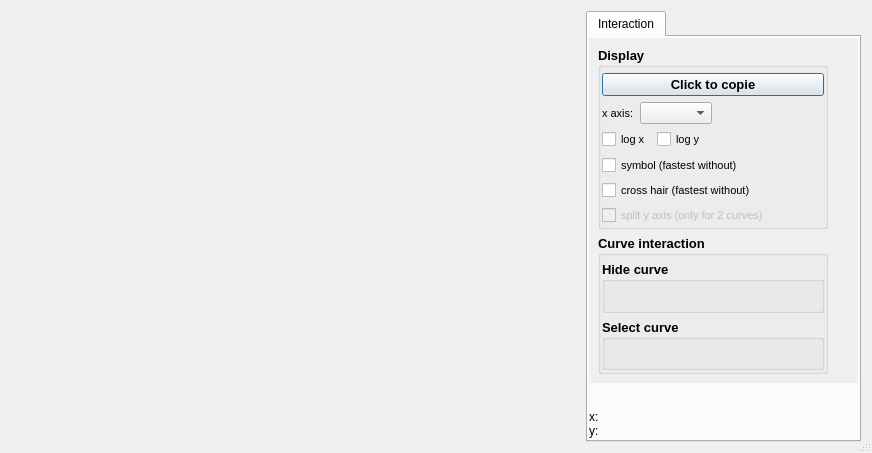
<?xml version="1.0" encoding="UTF-8"?>
<ui version="4.0">
 <class>Dialog</class>
 <widget class="QDialog" name="Dialog">
  <property name="windowModality">
   <enum>Qt::NonModal</enum>
  </property>
  <property name="enabled">
   <bool>true</bool>
  </property>
  <property name="geometry">
   <rect>
    <x>0</x>
    <y>0</y>
    <width>872</width>
    <height>453</height>
   </rect>
  </property>
  <property name="windowTitle">
   <string>Dialog</string>
  </property>
  <property name="sizeGripEnabled">
   <bool>true</bool>
  </property>
  <property name="modal">
   <bool>false</bool>
  </property>
  <layout class="QHBoxLayout" name="horizontalLayout_2">
   <item>
    <layout class="QHBoxLayout" name="horizontalLayout">
     <item>
      <widget class="PlotWidget" name="plotWidget" native="true"/>
     </item>
     <item>
      <widget class="QTabWidget" name="tabWidget">
       <property name="enabled">
        <bool>true</bool>
       </property>
       <property name="sizePolicy">
        <sizepolicy hsizetype="Preferred" vsizetype="Minimum">
         <horstretch>0</horstretch>
         <verstretch>0</verstretch>
        </sizepolicy>
       </property>
       <property name="minimumSize">
        <size>
         <width>275</width>
         <height>0</height>
        </size>
       </property>
       <property name="maximumSize">
        <size>
         <width>275</width>
         <height>16777215</height>
        </size>
       </property>
       <property name="currentIndex">
        <number>0</number>
       </property>
       <widget class="QWidget" name="tabInteraction">
        <property name="sizePolicy">
         <sizepolicy hsizetype="Preferred" vsizetype="Minimum">
          <horstretch>0</horstretch>
          <verstretch>0</verstretch>
         </sizepolicy>
        </property>
        <property name="minimumSize">
         <size>
          <width>0</width>
          <height>0</height>
         </size>
        </property>
        <property name="maximumSize">
         <size>
          <width>275</width>
          <height>16777215</height>
         </size>
        </property>
        <property name="layoutDirection">
         <enum>Qt::LeftToRight</enum>
        </property>
        <property name="autoFillBackground">
         <bool>false</bool>
        </property>
        <attribute name="title">
         <string>Interaction</string>
        </attribute>
        <layout class="QVBoxLayout" name="verticalLayout">
         <property name="leftMargin">
          <number>1</number>
         </property>
         <property name="topMargin">
          <number>1</number>
         </property>
         <property name="rightMargin">
          <number>1</number>
         </property>
         <property name="bottomMargin">
          <number>1</number>
         </property>
         <item>
          <widget class="QScrollArea" name="scrollAreaInteraction">
           <property name="sizePolicy">
            <sizepolicy hsizetype="Preferred" vsizetype="Expanding">
             <horstretch>0</horstretch>
             <verstretch>0</verstretch>
            </sizepolicy>
           </property>
           <property name="maximumSize">
            <size>
             <width>275</width>
             <height>16777215</height>
            </size>
           </property>
           <property name="frameShape">
            <enum>QFrame::NoFrame</enum>
           </property>
           <property name="frameShadow">
            <enum>QFrame::Plain</enum>
           </property>
           <property name="lineWidth">
            <number>0</number>
           </property>
           <property name="horizontalScrollBarPolicy">
            <enum>Qt::ScrollBarAlwaysOff</enum>
           </property>
           <property name="widgetResizable">
            <bool>true</bool>
           </property>
           <widget class="QWidget" name="scrollAreaWidgetInteraction">
            <property name="geometry">
             <rect>
              <x>0</x>
              <y>0</y>
              <width>267</width>
              <height>350</height>
             </rect>
            </property>
            <property name="sizePolicy">
             <sizepolicy hsizetype="Preferred" vsizetype="Minimum">
              <horstretch>0</horstretch>
              <verstretch>0</verstretch>
             </sizepolicy>
            </property>
            <property name="maximumSize">
             <size>
              <width>275</width>
              <height>16777215</height>
             </size>
            </property>
            <layout class="QVBoxLayout" name="verticalLayout_12">
             <item>
              <layout class="QVBoxLayout" name="verticalLayoutInteraction">
               <property name="sizeConstraint">
                <enum>QLayout::SetDefaultConstraint</enum>
               </property>
               <item>
                <widget class="QGroupBox" name="groupBoxDisplay">
                 <property name="sizePolicy">
                  <sizepolicy hsizetype="Minimum" vsizetype="Minimum">
                   <horstretch>0</horstretch>
                   <verstretch>0</verstretch>
                  </sizepolicy>
                 </property>
                 <property name="maximumSize">
                  <size>
                   <width>230</width>
                   <height>16777215</height>
                  </size>
                 </property>
                 <property name="font">
                  <font>
                   <pointsize>10</pointsize>
                   <weight>75</weight>
                   <bold>true</bold>
                  </font>
                 </property>
                 <property name="title">
                  <string>Display</string>
                 </property>
                 <layout class="QVBoxLayout" name="verticalLayout_4">
                  <property name="leftMargin">
                   <number>1</number>
                  </property>
                  <property name="topMargin">
                   <number>5</number>
                  </property>
                  <property name="rightMargin">
                   <number>1</number>
                  </property>
                  <property name="bottomMargin">
                   <number>1</number>
                  </property>
                  <item>
                   <widget class="QPushButton" name="pushButtonCopy">
                    <property name="text">
                     <string>Click to copie</string>
                    </property>
                   </widget>
                  </item>
                  <item>
                   <layout class="QHBoxLayout" name="horizontalLayoutXAxis">
                    <item>
                     <widget class="QLabel" name="labelXAxis">
                      <property name="font">
                       <font>
                        <pointsize>8</pointsize>
                        <weight>50</weight>
                        <bold>false</bold>
                       </font>
                      </property>
                      <property name="text">
                       <string>x axis:</string>
                      </property>
                     </widget>
                    </item>
                    <item>
                     <widget class="QComboBox" name="comboBoxXAxis">
                      <property name="font">
                       <font>
                        <pointsize>8</pointsize>
                        <weight>50</weight>
                        <bold>false</bold>
                       </font>
                      </property>
                     </widget>
                    </item>
                    <item>
                     <spacer name="horizontalSpacerXAxis">
                      <property name="orientation">
                       <enum>Qt::Horizontal</enum>
                      </property>
                      <property name="sizeHint" stdset="0">
                       <size>
                        <width>40</width>
                        <height>20</height>
                       </size>
                      </property>
                     </spacer>
                    </item>
                   </layout>
                  </item>
                  <item>
                   <layout class="QHBoxLayout" name="horizontalLayoutLog">
                    <item>
                     <widget class="QCheckBox" name="checkBoxLogX">
                      <property name="font">
                       <font>
                        <pointsize>8</pointsize>
                        <weight>50</weight>
                        <bold>false</bold>
                       </font>
                      </property>
                      <property name="text">
                       <string>log x</string>
                      </property>
                     </widget>
                    </item>
                    <item>
                     <widget class="QCheckBox" name="checkBoxLogY">
                      <property name="font">
                       <font>
                        <pointsize>8</pointsize>
                        <weight>50</weight>
                        <bold>false</bold>
                       </font>
                      </property>
                      <property name="text">
                       <string>log y</string>
                      </property>
                     </widget>
                    </item>
                    <item>
                     <spacer name="horizontalSpacer_2">
                      <property name="orientation">
                       <enum>Qt::Horizontal</enum>
                      </property>
                      <property name="sizeHint" stdset="0">
                       <size>
                        <width>40</width>
                        <height>20</height>
                       </size>
                      </property>
                     </spacer>
                    </item>
                   </layout>
                  </item>
                  <item>
                   <widget class="QCheckBox" name="checkBoxSymbol">
                    <property name="font">
                     <font>
                      <pointsize>8</pointsize>
                      <weight>50</weight>
                      <bold>false</bold>
                     </font>
                    </property>
                    <property name="text">
                     <string>symbol (fastest without)</string>
                    </property>
                   </widget>
                  </item>
                  <item>
                   <widget class="QCheckBox" name="checkBoxCrossHair">
                    <property name="font">
                     <font>
                      <pointsize>8</pointsize>
                      <weight>50</weight>
                      <bold>false</bold>
                     </font>
                    </property>
                    <property name="text">
                     <string>cross hair (fastest without)</string>
                    </property>
                    <property name="checked">
                     <bool>false</bool>
                    </property>
                   </widget>
                  </item>
                  <item>
                   <widget class="QCheckBox" name="checkBoxSplitYAxis">
                    <property name="enabled">
                     <bool>false</bool>
                    </property>
                    <property name="font">
                     <font>
                      <pointsize>8</pointsize>
                      <weight>50</weight>
                      <bold>false</bold>
                     </font>
                    </property>
                    <property name="text">
                     <string>split y axis (only for 2 curves)</string>
                    </property>
                   </widget>
                  </item>
                 </layout>
                </widget>
               </item>
               <item>
                <widget class="QGroupBox" name="groupBoxCurveInteraction">
                 <property name="enabled">
                  <bool>true</bool>
                 </property>
                 <property name="sizePolicy">
                  <sizepolicy hsizetype="Minimum" vsizetype="Minimum">
                   <horstretch>0</horstretch>
                   <verstretch>0</verstretch>
                  </sizepolicy>
                 </property>
                 <property name="maximumSize">
                  <size>
                   <width>230</width>
                   <height>16777215</height>
                  </size>
                 </property>
                 <property name="font">
                  <font>
                   <pointsize>10</pointsize>
                   <weight>75</weight>
                   <bold>true</bold>
                  </font>
                 </property>
                 <property name="title">
                  <string>Curve interaction</string>
                 </property>
                 <layout class="QVBoxLayout" name="verticalLayout_2">
                  <property name="leftMargin">
                   <number>1</number>
                  </property>
                  <property name="topMargin">
                   <number>5</number>
                  </property>
                  <property name="rightMargin">
                   <number>1</number>
                  </property>
                  <property name="bottomMargin">
                   <number>1</number>
                  </property>
                  <item>
                   <widget class="QGroupBox" name="groupBoxHide">
                    <property name="maximumSize">
                     <size>
                      <width>225</width>
                      <height>16777215</height>
                     </size>
                    </property>
                    <property name="font">
                     <font>
                      <weight>75</weight>
                      <bold>true</bold>
                     </font>
                    </property>
                    <property name="title">
                     <string>Hide curve</string>
                    </property>
                    <layout class="QVBoxLayout" name="verticalLayout_8">
                     <item>
                      <layout class="QVBoxLayout" name="verticalLayoutHide"/>
                     </item>
                    </layout>
                   </widget>
                  </item>
                  <item>
                   <widget class="QGroupBox" name="groupBoxPlotDataItem">
                    <property name="sizePolicy">
                     <sizepolicy hsizetype="Minimum" vsizetype="Minimum">
                      <horstretch>0</horstretch>
                      <verstretch>0</verstretch>
                     </sizepolicy>
                    </property>
                    <property name="maximumSize">
                     <size>
                      <width>225</width>
                      <height>16777215</height>
                     </size>
                    </property>
                    <property name="font">
                     <font>
                      <pointsize>10</pointsize>
                      <weight>75</weight>
                      <bold>true</bold>
                     </font>
                    </property>
                    <property name="title">
                     <string>Select curve</string>
                    </property>
                    <layout class="QVBoxLayout" name="verticalLayout_3">
                     <property name="leftMargin">
                      <number>1</number>
                     </property>
                     <property name="topMargin">
                      <number>5</number>
                     </property>
                     <property name="rightMargin">
                      <number>1</number>
                     </property>
                     <property name="bottomMargin">
                      <number>1</number>
                     </property>
                     <item>
                      <layout class="QVBoxLayout" name="verticalLayoutPlotDataItem"/>
                     </item>
                    </layout>
                   </widget>
                  </item>
                 </layout>
                </widget>
               </item>
              </layout>
             </item>
            </layout>
           </widget>
          </widget>
         </item>
         <item>
          <widget class="QLabel" name="labelLivePlot">
           <property name="text">
            <string/>
           </property>
           <property name="textFormat">
            <enum>Qt::RichText</enum>
           </property>
          </widget>
         </item>
         <item>
          <widget class="QLabel" name="labelCoordinate">
           <property name="sizePolicy">
            <sizepolicy hsizetype="Preferred" vsizetype="Preferred">
             <horstretch>0</horstretch>
             <verstretch>0</verstretch>
            </sizepolicy>
           </property>
           <property name="minimumSize">
            <size>
             <width>0</width>
             <height>30</height>
            </size>
           </property>
           <property name="text">
            <string>&lt;html&gt;&lt;head/&gt;&lt;body&gt;&lt;p&gt;x:&lt;br/&gt;y:&lt;/p&gt;&lt;/body&gt;&lt;/html&gt;</string>
           </property>
          </widget>
         </item>
        </layout>
       </widget>
      </widget>
     </item>
    </layout>
   </item>
  </layout>
 </widget>
 <customwidgets>
  <customwidget>
   <class>PlotWidget</class>
   <extends>QWidget</extends>
   <header>.plotWidget</header>
   <container>1</container>
  </customwidget>
 </customwidgets>
 <resources/>
 <connections/>
</ui>
